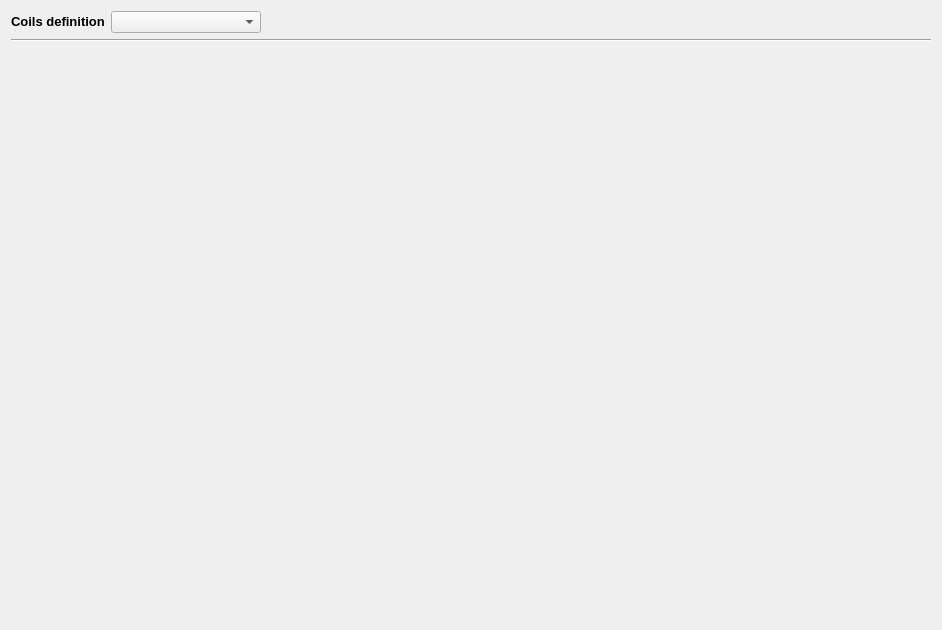
<?xml version="1.0" encoding="UTF-8"?>
<ui version="4.0">
 <class>Form</class>
 <widget class="QWidget" name="Form">
  <property name="geometry">
   <rect>
    <x>0</x>
    <y>0</y>
    <width>942</width>
    <height>630</height>
   </rect>
  </property>
  <property name="windowTitle">
   <string>Form</string>
  </property>
  <layout class="QVBoxLayout" name="verticalLayout">
   <item>
    <layout class="QHBoxLayout" name="horizontalLayout">
     <item>
      <widget class="QLabel" name="ui_lbl_title">
       <property name="sizePolicy">
        <sizepolicy hsizetype="Maximum" vsizetype="Preferred">
         <horstretch>0</horstretch>
         <verstretch>0</verstretch>
        </sizepolicy>
       </property>
       <property name="text">
        <string>&lt;html&gt;&lt;head/&gt;&lt;body&gt;&lt;p&gt;&lt;span style=&quot; font-size:10pt; font-weight:600;&quot;&gt;Coils definition&lt;/span&gt;&lt;/p&gt;&lt;/body&gt;&lt;/html&gt;</string>
       </property>
      </widget>
     </item>
     <item>
      <widget class="QComboBox" name="ui_cBox_coil">
       <property name="minimumSize">
        <size>
         <width>150</width>
         <height>0</height>
        </size>
       </property>
      </widget>
     </item>
     <item>
      <spacer name="horizontalSpacer">
       <property name="orientation">
        <enum>Qt::Horizontal</enum>
       </property>
       <property name="sizeHint" stdset="0">
        <size>
         <width>40</width>
         <height>20</height>
        </size>
       </property>
      </spacer>
     </item>
    </layout>
   </item>
   <item>
    <widget class="Line" name="line">
     <property name="orientation">
      <enum>Qt::Horizontal</enum>
     </property>
    </widget>
   </item>
   <item>
    <widget class="QWidget" name="ui_wdg_coil" native="true"/>
   </item>
  </layout>
 </widget>
 <resources/>
 <connections/>
</ui>
